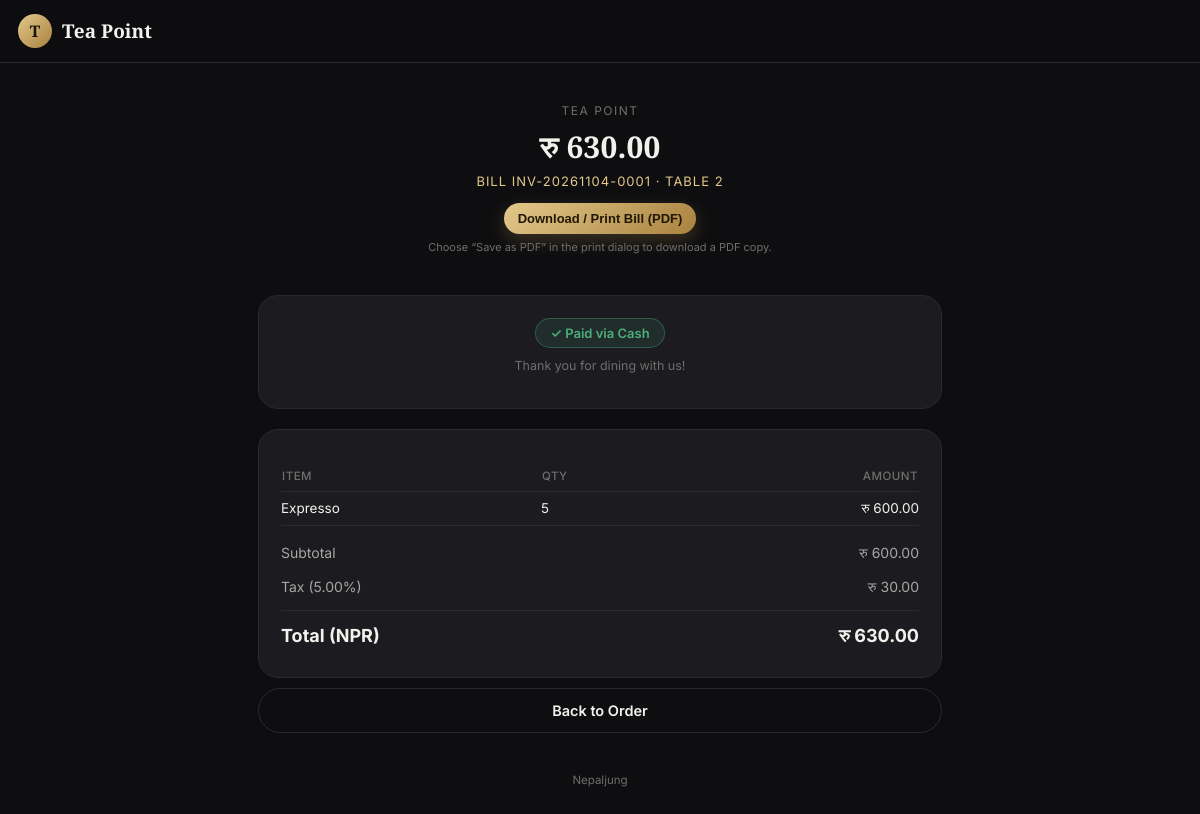
The app's page /order/1/bill/ with its own data.
### core/models.py (models this page shows, shortened)
class RestaurantSettings(models.Model):
    name = models.CharField(max_length=100, default="The Golden Fork")
    tagline = models.CharField(max_length=200, blank=True, default="Fine dining, effortless ordering")
    upi_id = models.CharField(
        max_length=100, default="restaurant@upi",
        help_text="Your UPI ID / VPA that receives payments, e.g. restaurant@okicici"
    )
    payee_name = models.CharField(max_length=100, default="Restaurant")  # legacy field; not used for Nepal Fonepay
    fonepay_merchant_name = models.CharField(max_length=120, blank=True, default="", help_text="Name printed on your Fonepay merchant QR.")
    fonepay_qr_image = models.ImageField(upload_to="payments/fonepay/", blank=True, null=True, help_text="Upload the official QR image issued to your restaurant by Fonepay or your acquiring bank.")
    fonepay_instructions = models.CharField(max_length=255, blank=True, default="Scan this Fonepay QR using your Nepali mobile banking app.")
    tax_percent = models.DecimalField(max_digits=5, decimal_places=2, default=Decimal("5.00"))
    address = models.CharField(max_length=255, blank=True)
    phone = models.CharField(max_length=20, blank=True)
    logo = models.ImageField(upload_to='branding/', blank=True, null=True)
    class Meta:
        verbose_name = "Restaurant Settings"
        verbose_name_plural = "Restaurant Settings"
    @classmethod
    def load(cls):
        obj, _ = cls.objects.get_or_create(
            pk=1, defaults={"upi_id": "restaurant@upi", "payee_name": "Restaurant"}
        )
        return obj

class Bill(models.Model):
    PAYMENT_METHODS = [
        ('fonepay', 'Fonepay / Bank QR'),
        ('esewa', 'eSewa'),
        ('khalti', 'Khalti'),
        ('bank', 'Mobile Banking'),
        ('upi', 'Legacy UPI / Wallet'),
        ('cash', 'Cash'),
        ('card', 'Card'),
    ]
    order = models.OneToOneField(Order, related_name='bill', on_delete=models.CASCADE)
    bill_no = models.CharField(max_length=30, unique=True, blank=True)
    subtotal = models.DecimalField(max_digits=10, decimal_places=2)
    tax_percent = models.DecimalField(max_digits=5, decimal_places=2)
    tax_amount = models.DecimalField(max_digits=10, decimal_places=2)
    discount = models.DecimalField(max_digits=10, decimal_places=2, default=Decimal('0.00'))
    total = models.DecimalField(max_digits=10, decimal_places=2)
    generated_at = models.DateTimeField(auto_now_add=True)
    is_paid = models.BooleanField(default=False)
    paid_at = models.DateTimeField(blank=True, null=True)
    payment_method = models.CharField(max_length=10, choices=PAYMENT_METHODS, blank=True)
    payment_requested = models.BooleanField(default=False)
    payment_requested_method = models.CharField(max_length=12, blank=True, default='')
    payment_requested_at = models.DateTimeField(blank=True, null=True)
    gateway_link_id = models.CharField(max_length=64, blank=True)
    gateway_link_url = models.URLField(blank=True)
    gateway_payment_id = models.CharField(max_length=64, blank=True)

class Order(models.Model):
    STATUS_CART = 'cart'
    STATUS_PLACED = 'placed'
    STATUS_PREPARING = 'preparing'
    STATUS_SERVED = 'served'
    STATUS_BILLED = 'billed'
    STATUS_PAID = 'paid'
    STATUS_CHOICES = [
        (STATUS_CART, 'In Cart'),
        (STATUS_PLACED, 'Placed'),
        (STATUS_PREPARING, 'Preparing'),
        (STATUS_SERVED, 'Served'),
        (STATUS_BILLED, 'Bill Generated'),
        (STATUS_PAID, 'Paid'),
    ]
    table = models.ForeignKey(Table, related_name='orders', on_delete=models.CASCADE)
    status = models.CharField(max_length=15, choices=STATUS_CHOICES, default=STATUS_PLACED)
    notes = models.CharField(max_length=255, blank=True)
    created_at = models.DateTimeField(auto_now_add=True)
    updated_at = models.DateTimeField(auto_now=True)
    class Meta:
        ordering = ['-created_at']
    STEPS = [STATUS_PLACED, STATUS_PREPARING, STATUS_SERVED, STATUS_BILLED, STATUS_PAID]

class Table(models.Model):
    number = models.PositiveIntegerField(unique=True)
    capacity = models.PositiveIntegerField(default=2)
    token = models.UUIDField(default=uuid.uuid4, editable=False, unique=True)
    is_active = models.BooleanField(default=True)
    class Meta:
        ordering = ['number']

class OrderItem(models.Model):
    order = models.ForeignKey(Order, related_name='items', on_delete=models.CASCADE)
    menu_item = models.ForeignKey(MenuItem, on_delete=models.PROTECT)
    quantity = models.PositiveIntegerField(default=1)
    price_at_order = models.DecimalField(max_digits=8, decimal_places=2)
    notes = models.CharField(max_length=200, blank=True)
    @property
    def line_total(self):
        return self.price_at_order * self.quantity

class MenuItem(models.Model):
    category = models.ForeignKey(Category, related_name='items', on_delete=models.CASCADE)
    name = models.CharField(max_length=120)
    slug = models.SlugField(blank=True)
    description = models.TextField(blank=True)
    price = models.DecimalField(max_digits=8, decimal_places=2)
    image = models.ImageField(upload_to='menu/', blank=True, null=True)
    is_veg = models.BooleanField(default=True, help_text="Vegetarian?")
    is_special = models.BooleanField(default=False, help_text="Chef's special / featured")
    is_available = models.BooleanField(default=True)
    class Meta:
        ordering = ['category__order', 'name']

### core/views.py (the view)
# urls.py: path('order/<int:order_id>/bill/', views.bill_view, name='bill_view'),
def bill_view(request, order_id):
    order = get_object_or_404(Order, id=order_id)
    bill = _generate_bill(order)
    settings_obj = RestaurantSettings.load()
    return render(request, 'core/bill.html', {
        'order': order,
        'bill': bill,
        'settings': settings_obj,
        'fonepay_ready': bool(settings_obj.fonepay_qr_image),
    })

### core/views.py (called while the page is built, shortened)
def _generate_bill(order):
    if hasattr(order, 'bill'):
        return order.bill

### core/templates/core/bill.html (shortened to what this page needs)
{% extends 'core/base.html' %}
{% block content %}
<div class="container" style="padding-top:10px;">
  <div class="bill-head">
    <div class="dim" style="font-size:12px; text-transform:uppercase; letter-spacing:1.5px;">{{ settings.name }}</div>
    <h2 class="display" style="font-size:30px; margin-top:8px;">रु {{ bill.total }}</h2>
    <div class="bill-no">BILL {{ bill.bill_no }} · TABLE {{ order.table.number }}</div>
    <div class="no-print" style="margin-top:14px;"><button type="button" class="btn btn-gold btn-sm" onclick="window.print()">Download / Print Bill (PDF)</button></div>
    <p class="dim no-print" style="font-size:11px;margin-top:6px;">Choose “Save as PDF” in the print dialog to download a PDF copy.</p>
  </div>
  {% if bill.is_paid %}
    <div class="card center">
      <span class="paid-flag">✓ Paid via {{ bill.get_payment_method_display }}</span>
      <p class="dim" style="margin-top:10px; font-size:12.5px;">Thank you for dining with us!</p>
    </div>
  {% endif %}
  <div class="card">
    <table class="bill-table">
      <thead><tr><th>Item</th><th>Qty</th><th>Amount</th></tr></thead>
      <tbody>
        {% for item in order.items.all %}
        <tr><td>{{ item.menu_item.name }}</td><td>{{ item.quantity }}</td><td>रु {{ item.line_total }}</td></tr>
        {% endfor %}
      </tbody>
    </table>
    <div class="summary-row" style="margin-top:10px;"><span>Subtotal</span><span>रु {{ bill.subtotal }}</span></div>
    <div class="summary-row"><span>Tax ({{ bill.tax_percent }}%)</span><span>रु {{ bill.tax_amount }}</span></div>
    <div class="summary-row total"><span>Total (NPR)</span><span>रु {{ bill.total }}</span></div>
  </div>
  <a href="{% url 'order_status' order.id %}" class="btn btn-outline btn-block no-print" style="margin-top:10px;">Back to Order</a>
  <p class="footer-note">{{ settings.address }}</p>
</div>
{% endblock %}

### core/templates/core/base.html (shortened to what this page needs)
{% load static %}
<!DOCTYPE html>
<html lang="en">
<head>
  <link rel="stylesheet" href="{% static 'core/css/style.css' %}">
</head>
<body>
{% block topbar %}
<div class="topbar">
  <a href="{% if table %}{% url 'menu' table.number %}{% else %}{% url 'landing' %}{% endif %}" class="brand">
    <div class="mark">{{ settings.name|default:"G"|first|upper }}</div>
    <div>
      <div class="brand-name">{{ settings.name|default:"The Golden Fork" }}</div>
    </div>
  </a>
</div>
{% endblock %}
{% block content %}{% endblock %}
</body>
</html>

### core/static/core/css/style.css (style rules this page uses)
:root { --bg: #0e0e10; --bg-elevated: #17171a; --card: #1c1c20; --card-border: #2a2a2f; --gold: #c9a15a; --gold-soft: #e3c88a; --gold-deep: #a9823f; --text: #f3f1ec; --text-muted: #a8a6a1; --text-dim: #706e6a; --green: #4caf7d; --red: #e0654f; --radius-lg: 20px; --radius-md: 14px; --radius-sm: 9px; --shadow: 0 10px 30px rgba(0, 0, 0, 0.35); }
* { box-sizing: border-box; }
html, body { margin: 0; padding: 0; background: var(--bg); color: var(--text); font-family: 'Inter', -apple-system, BlinkMacSystemFont, 'Segoe UI', sans-serif; -webkit-font-smoothing: antialiased; }
h1, h2, h3, .display { font-family: 'Playfair Display', Georgia, serif; letter-spacing: 0.2px; margin: 0; }
a { color: inherit; text-decoration: none; }
.container { max-width: 720px; margin: 0 auto; padding: 0 18px 100px; }
.topbar { position: sticky; top: 0; z-index: 20; background: rgba(14, 14, 16, 0.9); backdrop-filter: blur(10px); border-bottom: 1px solid var(--card-border); padding: 14px 18px; display: flex; align-items: center; justify-content: space-between; }
.brand { display: flex; align-items: center; gap: 10px; }
.brand .mark { width: 34px; height: 34px; border-radius: 50%; background: linear-gradient(135deg, var(--gold-soft), var(--gold-deep)); display: flex; align-items: center; justify-content: center; font-family: 'Playfair Display', serif; font-weight: 700; color: #1a1408; font-size: 16px; }
.brand-name { font-family: 'Playfair Display', serif; font-size: 19px; font-weight: 600; }
.btn { display: inline-flex; align-items: center; justify-content: center; gap: 8px; padding: 13px 22px; border-radius: 30px; font-weight: 600; font-size: 14.5px; border: none; cursor: pointer; transition: transform .15s ease, opacity .15s ease; }
.btn-gold { background: linear-gradient(135deg, var(--gold-soft), var(--gold-deep)); color: #201704; box-shadow: 0 6px 18px rgba(201,161,90,0.25); }
.btn-outline { background: transparent; border: 1px solid var(--card-border); color: var(--text); }
.btn-block { width: 100%; }
.btn-sm { padding: 8px 14px; font-size: 13px; }
.summary-row { display: flex; justify-content: space-between; padding: 8px 0; font-size: 14px; color: var(--text-muted); }
.summary-row.total { color: var(--text); font-weight: 700; font-size: 18px; border-top: 1px solid var(--card-border); margin-top: 6px; padding-top: 14px; }
.card { background: var(--card); border: 1px solid var(--card-border); border-radius: var(--radius-lg); padding: 22px; margin-top: 20px; }
.center { text-align: center; }
.dim { color: var(--text-dim); }
.bill-head { text-align: center; padding: 30px 0 10px; }
.bill-no { color: var(--gold-soft); font-size: 13px; letter-spacing: 1px; margin-top: 6px; }
.bill-table { width: 100%; border-collapse: collapse; margin-top: 16px; font-size: 13.5px; }
.bill-table th { text-align: left; color: var(--text-dim); font-weight: 500; font-size: 11.5px; text-transform: uppercase; letter-spacing: 0.5px; padding-bottom: 8px; border-bottom: 1px solid var(--card-border); }
.bill-table td { padding: 8px 0; border-bottom: 1px solid var(--card-border); }
.bill-table td:last-child, .bill-table th:last-child { text-align: right; }
.paid-flag { display: inline-flex; align-items: center; gap: 6px; background: rgba(76,175,125,0.12); color: var(--green); border: 1px solid rgba(76,175,125,0.35); padding: 6px 14px; border-radius: 20px; font-size: 13px; font-weight: 600; }
.footer-note { text-align: center; color: var(--text-dim); font-size: 11.5px; margin-top: 40px; }

### records on screen
RestaurantSettings: name|first "T", name "Tea Point", name "TEA POINT", address "Nepaljung"
Bill: total "630.00", bill_no "INV-20261104-0001", payment_method "Cash", subtotal "600.00", tax_percent "5.00", tax_amount "30.00"
Order: table.number "2"
OrderItem: menu_item.name "Expresso", quantity "5", line_total "600.00"
